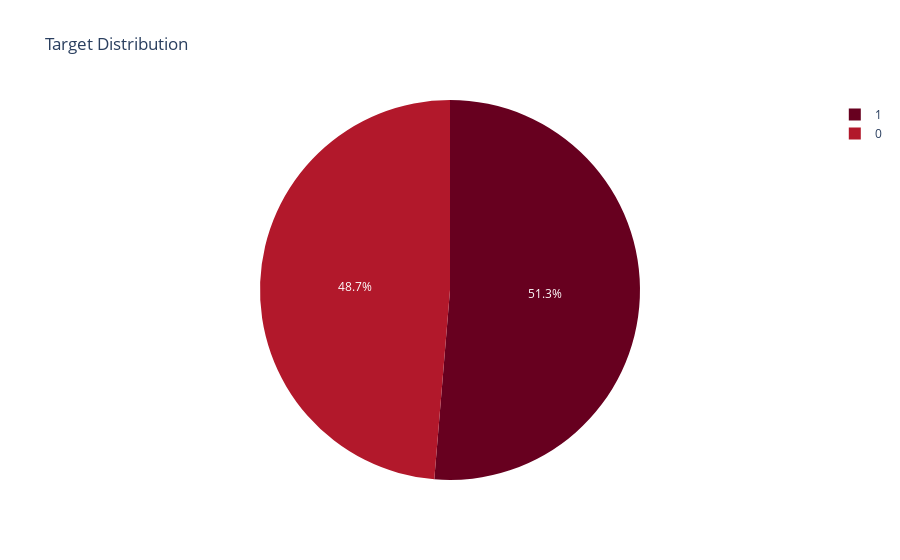

This figure's notebook cell:
### Code cell
px.pie(target_count,names='target',values='Count', title='Target Distribution',color_discrete_sequence=px.colors.sequential.RdBu)

### Figure 1 — Plotly figure (JSON) as saved in the notebook; plotly's stock layout.template omitted (floating-point values rounded to 4 significant figures)
{"data": [{"domain": {"x": [0, 1], "y": [0, 1]}, "hovertemplate": "target=%{label}<br>Count=%{value}<extra></extra>", "labels": [1, 0], "legendgroup": "", "name": "", "showlegend": true, "type": "pie", "values": [526, 499]}], "layout": {"legend": {"tracegroupgap": 0}, "piecolorway": ["rgb(103,0,31)", "rgb(178,24,43)", "rgb(214,96,77)", "rgb(244,165,130)", "rgb(253,219,199)", "rgb(247,247,247)", "rgb(209,229,240)", "rgb(146,197,222)", "rgb(67,147,195)", "rgb(33,102,172)", "rgb(5,48,97)"], "title": {"text": "Target Distribution"}}}
